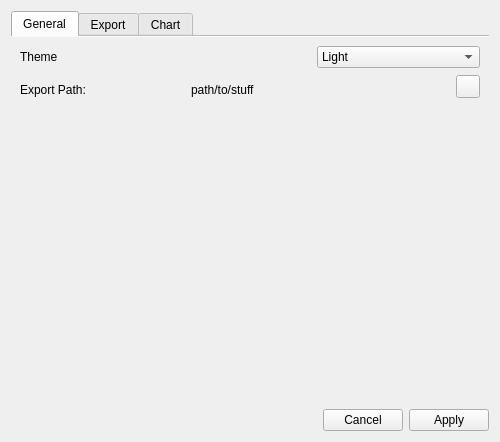
<?xml version="1.0" encoding="UTF-8"?>
<ui version="4.0">
 <class>OptionsDialog</class>
 <widget class="QWidget" name="OptionsDialog">
  <property name="windowModality">
   <enum>Qt::WindowModality::ApplicationModal</enum>
  </property>
  <property name="geometry">
   <rect>
    <x>0</x>
    <y>0</y>
    <width>500</width>
    <height>442</height>
   </rect>
  </property>
  <property name="sizePolicy">
   <sizepolicy hsizetype="Fixed" vsizetype="Fixed">
    <horstretch>0</horstretch>
    <verstretch>0</verstretch>
   </sizepolicy>
  </property>
  <property name="contextMenuPolicy">
   <enum>Qt::ContextMenuPolicy::NoContextMenu</enum>
  </property>
  <property name="windowTitle">
   <string>Settings</string>
  </property>
  <property name="windowIcon">
   <iconset>
    <normaloff>:/icons/icons/icons8-settings-80.png</normaloff>:/icons/icons/icons8-settings-80.png</iconset>
  </property>
  <layout class="QGridLayout" name="gridLayout_2">
   <item row="1" column="2">
    <widget class="QPushButton" name="applyBtn">
     <property name="text">
      <string>Apply</string>
     </property>
    </widget>
   </item>
   <item row="1" column="0">
    <spacer name="horizontalSpacer">
     <property name="orientation">
      <enum>Qt::Orientation::Horizontal</enum>
     </property>
     <property name="sizeHint" stdset="0">
      <size>
       <width>256</width>
       <height>20</height>
      </size>
     </property>
    </spacer>
   </item>
   <item row="0" column="0" colspan="3">
    <widget class="QTabWidget" name="tabs">
     <property name="minimumSize">
      <size>
       <width>1</width>
       <height>0</height>
      </size>
     </property>
     <property name="contextMenuPolicy">
      <enum>Qt::ContextMenuPolicy::NoContextMenu</enum>
     </property>
     <property name="tabPosition">
      <enum>QTabWidget::TabPosition::North</enum>
     </property>
     <property name="tabShape">
      <enum>QTabWidget::TabShape::Rounded</enum>
     </property>
     <property name="currentIndex">
      <number>0</number>
     </property>
     <property name="documentMode">
      <bool>true</bool>
     </property>
     <widget class="QWidget" name="generalSettings">
      <attribute name="icon">
       <iconset>
        <normalon>:/materials/light_theme/tune.png</normalon>
       </iconset>
      </attribute>
      <attribute name="title">
       <string>General</string>
      </attribute>
      <layout class="QGridLayout" name="gridLayout">
       <item row="0" column="3" colspan="4">
        <widget class="QComboBox" name="themeCBox">
         <item>
          <property name="text">
           <string>Light</string>
          </property>
         </item>
         <item>
          <property name="text">
           <string>Dark</string>
          </property>
         </item>
        </widget>
       </item>
       <item row="3" column="1">
        <spacer name="verticalSpacer_3">
         <property name="orientation">
          <enum>Qt::Orientation::Vertical</enum>
         </property>
         <property name="sizeHint" stdset="0">
          <size>
           <width>20</width>
           <height>255</height>
          </size>
         </property>
        </spacer>
       </item>
       <item row="0" column="0">
        <widget class="QLabel" name="label_2">
         <property name="text">
          <string>Theme</string>
         </property>
        </widget>
       </item>
       <item row="1" column="6" rowspan="2">
        <widget class="QToolButton" name="exportPathBtn">
         <property name="text">
          <string/>
         </property>
         <property name="icon">
          <iconset resource="../../resources.qrc">
           <normaloff>:/materials/light_theme/build.png</normaloff>:/materials/light_theme/build.png</iconset>
         </property>
        </widget>
       </item>
       <item row="0" column="2">
        <spacer name="horizontalSpacer_6">
         <property name="orientation">
          <enum>Qt::Orientation::Horizontal</enum>
         </property>
         <property name="sizeHint" stdset="0">
          <size>
           <width>109</width>
           <height>20</height>
          </size>
         </property>
        </spacer>
       </item>
       <item row="2" column="4">
        <spacer name="horizontalSpacer_7">
         <property name="orientation">
          <enum>Qt::Orientation::Horizontal</enum>
         </property>
         <property name="sizeHint" stdset="0">
          <size>
           <width>110</width>
           <height>20</height>
          </size>
         </property>
        </spacer>
       </item>
       <item row="2" column="0" colspan="2">
        <widget class="QLabel" name="label_3">
         <property name="text">
          <string>Export Path:</string>
         </property>
        </widget>
       </item>
       <item row="2" column="2" colspan="2">
        <widget class="QLabel" name="exportPath">
         <property name="text">
          <string>path/to/stuff</string>
         </property>
        </widget>
       </item>
       <item row="0" column="1" rowspan="2">
        <spacer name="horizontalSpacer_2">
         <property name="orientation">
          <enum>Qt::Orientation::Horizontal</enum>
         </property>
         <property name="sizeHint" stdset="0">
          <size>
           <width>111</width>
           <height>20</height>
          </size>
         </property>
        </spacer>
       </item>
      </layout>
     </widget>
     <widget class="QWidget" name="tab_2">
      <attribute name="icon">
       <iconset>
        <normalon>:/materials/light_theme/save_alt.png</normalon>
       </iconset>
      </attribute>
      <attribute name="title">
       <string>Export</string>
      </attribute>
      <layout class="QGridLayout" name="gridLayout_3">
       <item row="2" column="0" colspan="2">
        <widget class="QCheckBox" name="openFolderAfterExport">
         <property name="text">
          <string>Open Containing Folder after Export</string>
         </property>
         <property name="tristate">
          <bool>false</bool>
         </property>
        </widget>
       </item>
       <item row="0" column="0">
        <widget class="QLabel" name="label">
         <property name="text">
          <string>Export Mode</string>
         </property>
        </widget>
       </item>
       <item row="0" column="1">
        <widget class="QComboBox" name="exportBox">
         <item>
          <property name="text">
           <string>Snapshot (png)</string>
          </property>
         </item>
         <item>
          <property name="text">
           <string/>
          </property>
         </item>
        </widget>
       </item>
       <item row="1" column="0">
        <spacer name="verticalSpacer_2">
         <property name="orientation">
          <enum>Qt::Orientation::Vertical</enum>
         </property>
         <property name="sizeHint" stdset="0">
          <size>
           <width>20</width>
           <height>40</height>
          </size>
         </property>
        </spacer>
       </item>
      </layout>
     </widget>
     <widget class="QWidget" name="chartSettings">
      <attribute name="icon">
       <iconset>
        <normalon>:/materials/light_theme/show_chart.png</normalon>
       </iconset>
      </attribute>
      <attribute name="title">
       <string>Chart</string>
      </attribute>
      <layout class="QGridLayout" name="gridLayout_7">
       <item row="0" column="0">
        <widget class="QGroupBox" name="groupBox">
         <property name="title">
          <string>X Grid</string>
         </property>
         <layout class="QGridLayout" name="gridLayout_5">
          <item row="0" column="0">
           <widget class="QCheckBox" name="xMajor">
            <property name="text">
             <string>Major</string>
            </property>
           </widget>
          </item>
          <item row="0" column="1">
           <widget class="QCheckBox" name="xMinor">
            <property name="text">
             <string>Minor</string>
            </property>
           </widget>
          </item>
          <item row="1" column="1">
           <spacer name="horizontalSpacer_4">
            <property name="orientation">
             <enum>Qt::Orientation::Horizontal</enum>
            </property>
            <property name="sizeHint" stdset="0">
             <size>
              <width>40</width>
              <height>20</height>
             </size>
            </property>
           </spacer>
          </item>
         </layout>
        </widget>
       </item>
       <item row="1" column="0">
        <widget class="QGroupBox" name="groupBox_2">
         <property name="title">
          <string>Left Y </string>
         </property>
         <layout class="QGridLayout" name="gridLayout_6">
          <item row="0" column="1">
           <widget class="QCheckBox" name="yMinor">
            <property name="text">
             <string>Minor</string>
            </property>
           </widget>
          </item>
          <item row="0" column="0">
           <widget class="QCheckBox" name="yMajor">
            <property name="text">
             <string>Major</string>
            </property>
           </widget>
          </item>
          <item row="1" column="1">
           <spacer name="horizontalSpacer_3">
            <property name="orientation">
             <enum>Qt::Orientation::Horizontal</enum>
            </property>
            <property name="sizeHint" stdset="0">
             <size>
              <width>40</width>
              <height>20</height>
             </size>
            </property>
           </spacer>
          </item>
         </layout>
        </widget>
       </item>
       <item row="2" column="0">
        <widget class="QGroupBox" name="groupBox_3">
         <property name="title">
          <string>Right Y </string>
         </property>
         <layout class="QGridLayout" name="gridLayout_4">
          <item row="1" column="1">
           <widget class="QCheckBox" name="yMajor_2">
            <property name="text">
             <string>Minor</string>
            </property>
           </widget>
          </item>
          <item row="1" column="0">
           <widget class="QCheckBox" name="yMinor_2">
            <property name="text">
             <string>Major</string>
            </property>
           </widget>
          </item>
          <item row="2" column="1">
           <spacer name="horizontalSpacer_5">
            <property name="orientation">
             <enum>Qt::Orientation::Horizontal</enum>
            </property>
            <property name="sizeHint" stdset="0">
             <size>
              <width>40</width>
              <height>20</height>
             </size>
            </property>
           </spacer>
          </item>
         </layout>
        </widget>
       </item>
      </layout>
     </widget>
    </widget>
   </item>
   <item row="1" column="1">
    <widget class="QPushButton" name="cancelBtn">
     <property name="text">
      <string>Cancel</string>
     </property>
    </widget>
   </item>
  </layout>
 </widget>
 <resources>
  <include location="../../resources.qrc"/>
 </resources>
 <connections/>
</ui>
